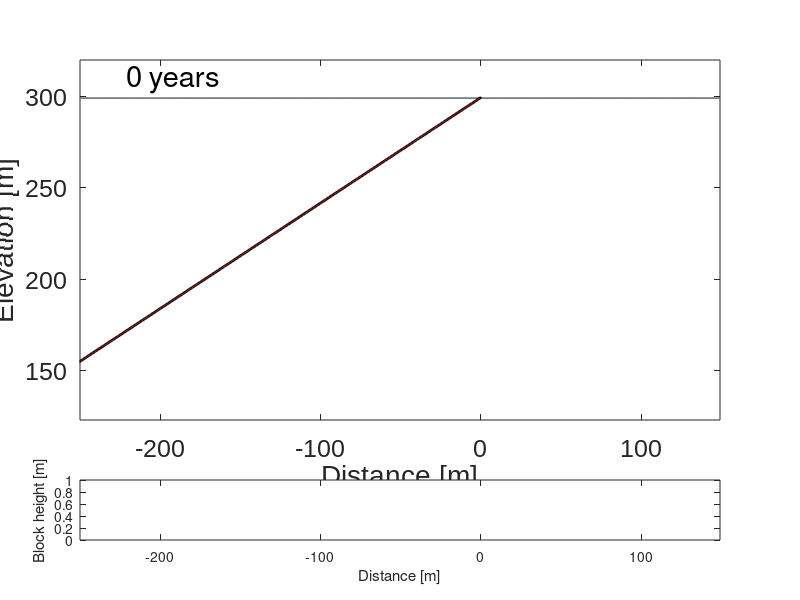

This chart was generated by the following MATLAB code: (Note: this script raises an error after producing the figure.)
%11/8/2017
%This code evolves a hogback through time. A resistant layer of
%rock, which weathers slowly, overlies a softer layer of rock that weathers
%quickly. Resistant rock produces "blocks" which land on the adjoining
%hillslope. Boundaries incise at a specified rate. User can set hogback
%layer thickness, block size, and dip, as well as relative weathering and
%incision rates. Trackable metrics included are time and space-averaged
%slope, block height, weathering rate, and erosion rate. Parameter space
%exploration allows use of different weathering rules and block movement
%rules. Parameters that users need to specify are surrounded by many 
%comment signs. 

%R.C. Glade and R.S. Anderson


clear all %clear all current variables
close all %close all open figures

%% Initialize

%User input needed:
%%%%%%%%%%%%%%%%%%%%%%%%%%%%%%%%%%%%%%%%%%%%%%%%%
%Hogback characteristics
thickness = 1; %thickness of resistant layer [m]
blockheight = 1; %height of blocks [m]
blockwidth = 1; %width of blocks [m]
slopedegrees = 30; %dip of resistant layer [degrees]. Beware extremely low or high angles (must change initial topography setup to work)
drop = 3; %elevation drop (between resistant layer and slope) required for blocks to be released
blockmove = 2; %elevation difference between block and next cell required for block to move. E.g., if blockmove = 2, then elevation difference must be 2 times the current block height
cutoff = 0.2; %blocks no longer act as blocks after this block height
metric = 1; %toggle calculations of metrics in the model (increases run time). 0 = off; 1 = on.  

%Weathering parameters
exponential = 1; %=1 for exponential weathering, =0 for humped weathering rule
wstar = 0.1; %characteristic weathering depth
wdotnot = 1e-3; %maximum (bare bedrock) weathering rate
wdotnot_hard = 1e-5; %maximum (bare bedrock) weathering rate for resistant layer 
H0 = 0; %initial soil thickness

%for humped weathering curve:
%A = 5e-3; %peak of humped weathering curve
%A_l2 = A/100; %peak of humped weathering curve for resistant layer

%Transport parameters
k = 0.5; %this will be in units of [L/T] for Johnstone & Hilley style flux rule
hstar = 0.2; %characteristic depth for depth-dependent flux rule [m]
edot_channel = 3e-5; %channel boundary conditions at edges [m/yr]
%rockdensity = 2.3; %density of rock 
%soildensity = 2; %density of soil
%stdev = 5; %variable used for alternate spatial block distribution on slope

%Time conditions
dt = 2;
tmax = 1500000;
t = 0:dt:tmax;
imax = length(t);
nplots = 600;
tplot = tmax/nplots;
tchannel_stabilize = tmax;
%%%%%%%%%%%%%%%%%%%%%%%%%%%%%%%%%%%%%%%%%%%%%%%%%

%no user input needed (but there are some things you can change if desired)
%Block release rules 
hogbackslope = tand(slopedegrees); %convert slope degrees to percent
dx = blockwidth*cosd(slopedegrees); %set dx based on block height
elevhogdrop = blockheight*sind(slopedegrees); %calculate the vertical decrease in height on resistant layer after new row of blocks falls
xchange = dx;

%Domain setup
xmin = -250;
xmax = 150;
x = xmin:dx:xmax;
xedge = x(1:end-1)+(dx/2); %location of cell edges
zmax = 300; %peak elevation of initial topography
xlimfixed = [min(x) max(x)]; %for plotting purposes
ylimfixed = [123 320]; %for plotting purposes

%initial topography 
fractureplanedegrees = 90-slopedegrees; %line perpendicular to resistant dip slope to define "Fractures"
fractureplane = tand(fractureplanedegrees); %convert to percent slope
z1 = hogbackslope.*(x)+zmax; %line defining the top of the resistant layer
z2 = -fractureplane.*x+zmax; %line defining fracture plane
z2end = zmax-thickness*cosd(slopedegrees); %elevation of end of resistant layer depending on layer thickness
z3 = ones(1,length(x))*z2end; %horizontal line for initial topography of soft rock
zb = min(z1,z2); %combine to get initial topography
zb = max(zb,z3); %combine to get initial bedrock topography 
ztopo0 = zb; % saves initial topo


%Topography and lines for plotting 

%intercepts
b1 = zmax; %intercept for top of resistant layer
b2 = zmax-(thickness/(cosd(slopedegrees))); %intercept for bottom of resistant layer

% equations of lines bounding layers
z1l = (hogbackslope.*x) + b1; %line for top of resistant layer
z2l = z1-thickness/cosd(slopedegrees); %line for bottom of resistant layer
l2 = find(zb<=z1l & zb>=z2l); %location of the hard layer for indexing purposes



%Block rules 
blockend = length(x); %variable used later to prevent blocks going beyond domain space
nrocks = thickness/blockheight; %number of blocks released in one event
blockstart = l2(end)+1; %index of the beginning of the slope i.e. location of deposition of first block when released
wdotdist = []; %initialize array to track location of each block

%initial soil conditions
H=zeros(size(x));
H(:) = H0; %initial soil thickness

z = zb+H; %initial topography is sum of bedrock elevation and soil thickness

%other initializations
F(imax)=struct('cdata',[],'colormap',[]);
wdottracking=[]; %initialize array to keep track of block heights
peak=find(z==max(z(l2)));
elevblock=zeros(size(wdotdist));
elevnext=zeros(size(wdotdist));
Hsave=[]; %array to remember soil thickness underneath blocks


nframe = 0;
%slopelength=zeros(1,length(t)); %slope length tracking
%hogposition=zeros(1,length(t)); %peak position tracking


%plot initial topography
figure(1)
plot(x,zb)
axis equal

%initialize metric arrays
blockstart = 0; 
l=blockstart:5:blockstart+100; %used for calculating metrics
meanslope = zeros(1,length(l));
meanspacing = zeros(1,length(l));
meanH = zeros(1,length(l));
meanheight = zeros(1,length(l));
meanwdot = zeros(1,length(l));
meanflux = zeros(1,length(l));
erosion = zeros(1,length(l));
meanwdot2 = zeros(1,length(l));
analyticalslope = zeros(1,length(l));

meanslopesave=[];
analyticalslopesave=[];
meanfluxsave=[];
meanHsave=[];
meanheightsave=[];
meanwdotsave=[];
meandhdtsave=[];
erosionsave=[];
meanwdot2save=[];
blocklocationsave=[];
blockweathersave = [];
weathering_base_save = [];
peak_save = [];
meanerode_save = [];
meanslope2save = [];



channel = length(zb);

channel_on = 1;



%% run

%Time loop

for i=1:imax
    

    %reevaluate location of hard layer
    l2=find(zb<=z1l & zb>=z2l); %this is the hard layer

    %set weathering rules:
    %if using humped weathering rule:
        if exponential==0

            wdot = wdotnot.*exp(-H./wstar)+((A*H./wstar).*exp(-H./wstar));
            wdot(l2) = 0; %don't allow resistant layer to weather- it only produces blocks. This conserves mass, but may be altered

        end

    %if using exponential weathering rule
        if exponential==1

            wdot = wdotnot.*exp(-H./wstar); 
            wdot(l2) = 0; %don't allow resistant layer to weather- it only produces blocks. This conserves mass, but may be altered

        end

        if channel_on == 1
            Hsave(find(wdotdist==min(channel)))=[]; %remove saved soil height from array at old block locations 
            wdottracking(find(wdotdist==min(channel)))=[]; %remove block weathering tracking from edge of domain
            wdotdist(find(wdotdist==min(channel)))=[]; %remove block location tracking from edge of domain
            wdottracking(find(wdotdist==min(channel)))=[]; %remove block weathering tracking from edge of domain
            wdotdist(find(wdotdist==min(channel)))=[]; %remove block location tracking from edge of domain

            Hsave(find(wdotdist==min(channel)-1))=[]; %remove saved soil height from array at old block locations 
            wdottracking(find(wdotdist==min(channel)-1))=[]; %remove block weathering tracking from edge of domain
            wdotdist(find(wdotdist==min(channel)-1))=[]; %remove block location tracking from edge of domain
            wdottracking(find(wdotdist==min(channel)-1))=[]; %remove block weathering tracking from edge of domain
            wdotdist(find(wdotdist==min(channel)-1))=[]; %remove block location tracking from edge of domain



        end
    

    %Moving blocks
    for j = 1:length(wdotdist)
        
        elevblock(j)=z(wdotdist(j)); %find elevation of top of block
        elevnext(j)=z(wdotdist(j)+1); %find elevation of cell downslope of block
        blockdrop=elevblock(j)-elevnext(j); %find elevation difference between top of block and next cell

            if blockdrop>=blockmove*(blockheight-wdottracking(j)) %if elevation difference is sufficient to move block   

                wdotdist(j)=wdotdist(j)+1; %moves the block one cell downslope in block location array
                H(wdotdist(j)-1)=Hsave(j); %restores previous soil height to cell where block used to be
                zb(wdotdist(j))=zb(wdotdist(j))+(blockheight-(wdottracking(j)))+H(wdotdist(j)); %Add block height to bedrock elevation of new block cell, including soil thickness
                zb(wdotdist(j)-1)=zb(wdotdist(j)-1)-(blockheight-(wdottracking(j)))-Hsave(j); %Subtract block height from bedrock elevation of previous block cell
                Hsave(j)=H(wdotdist(j)); %store soil thickness in new block cell
                H(wdotdist(j))=0; %set soil thickness to 0 on top of blocks
                z=H+zb; %update topography

            end
       
    end
   
    

    %Supply of blocks from hogback

    %keep track of elevation drop next to hogback
    elevdrop=z(l2(end))-z(l2(end)+1); %current elev diff between hogback and slope
    overshoot=elevdrop-drop; %how much further than one blockheight did slope decrease?

    if overshoot>=2*drop %check to make sure slope hasn't eroded down more than 1 block set. If so, need a smaller time step. 
    
        disp('DANGER')
    
    end

    peak=find(z==max(z(l2))); %find new peak elevation

    %block release
    if elevdrop>=drop & t(i)>0 %if elevation drop between resistant layer and slope is sufficient
        channel = [min(channel)-1, channel];
        zb(min(channel)) = zb(min(channel)+1);
        z(min(channel)) = z(min(channel)+1);
        

        
        zmax = z(peak)-elevhogdrop; %new peak after blocks fall based on block height
        zl2end=z(l2(end))-elevhogdrop; %new elev of end of resistant layer after blocks fall
        zb(peak-xchange/dx:l2(end)-xchange/dx)=linspace(zmax,zl2end,length(peak-xchange/dx:l2(end)-xchange/dx)); %place new zb after blocks fall
        zb(l2(end))=zb(l2(end))-drop; %new elevation of slope start
        l2=find(zb>=z2l & zb<=z1l); %update the hard layer
        
        
        peak=find(z==max(z(l2))); %find peak again
        
        %l2=find(zb>=z2l & zb<=z1l); %update the hard layer

        %place blocks every time hogback blocks fall
        blockstart=l2(end)+1; %reevaluate location of end of hogback/beginning of hillslope

        %choose block distribution pattern:
        %wdotdistnew=round(abs(stdev.*randn(1,nrocks))+blockstart); %use random distribution of block placement (right side of bell curve)
        %wdotdistnew=[blockstart:2:blockstart+((2*nrocks)-1)]; %place blocks immediately downslope, with one space in between each other
        wdotdistnew=[blockstart:blockstart+nrocks-1]; %place blocks immediately downslope, next to each other

        wdotdistnew(find(wdotdistnew>blockend))=[]; %make sure blocks don't go beyond calculation space
        zb(wdotdistnew)=zb(wdotdistnew)+blockheight+H(wdotdistnew); %add bedrock topography where there are blocks
        Hsavenew=H(wdotdistnew); %save soil height where there are now blocks
        Hsave=cat(2,Hsave,Hsavenew); %update saved soil height array

        H(wdotdistnew)=0; %set soil where block are to 0 (soil is saved, but must be 0 to allow new weathering rate)
        wdotdist=cat(2,wdotdist,wdotdistnew); %combine new block location array with old
        wdottracking=cat(2,wdottracking,zeros(size(wdotdistnew))); %add cells onto total weathering array to accomodate new blocks
        
    end


    %update weathering array to keep track of block heights
    if exponential==0
       
        %humped weathering rule
        wdot_Hsave=wdotnot.*exp((-(Hsave+(blockheight-wdottracking)))./wstar)+(((A*(Hsave+(blockheight-wdottracking)))./wstar).*exp(-(Hsave+(blockheight-wdottracking))./wstar));
        Hsave=Hsave+(wdot_Hsave*dt);
        %wdot(wdotdist)=wdotnot_hard.*exp(-H(wdotdist)./wstar)+(((A_l2*H(wdotdist))./wstar).*exp(-H(wdotdist))./wstar); %where there is a block, use hard wdot
        wdot(wdotdist) = wdotnot_hard;
        wdottracking=wdottracking+wdot(wdotdist).*dt; %keep track of total weathering
    
    end




    if exponential==1
       
        %exponential weathering rule
        wdot_Hsave=wdotnot.*exp(-(Hsave+(blockheight-wdottracking))./wstar);
        Hsave=Hsave+(wdot_Hsave*dt);
        wdot(wdotdist)=wdotnot_hard.*exp(-H(wdotdist)./wstar); %where there is a block, use hard wdot, allowing soil on top to affect weathering rate
        %wdot(wdotdist)=wdotnot_hard; %where there is a block, use hard wdot assuming no soil
        wdottracking=wdottracking+wdot(wdotdist).*dt; %keep track of total weathering
        
    
    end

    Hsave(find(wdotdist==length(x)-1))=[]; %remove saved soil height from array at old block locations 
    wdottracking(find(wdotdist==length(x)-1))=[]; %remove block weathering tracking from edge of domain
    wdotdist(find(wdotdist==length(x)-1))=[]; %remove block location tracking from edge of domain
    wdottracking(find(wdotdist==length(x)))=[]; %remove block weathering tracking from edge of domain
    wdotdist(find(wdotdist==length(x)))=[]; %remove block location tracking from edge of domain

    
    
    %Soil transport
    %calculate topographic slope
    slope=diff(z)/dx;

    % find peaks and troughs to find H at upslope cell
    signdiff = sign(slope);
    xedge = x(1:end-1)+(dx/2);
    lt = find(signdiff<0); % these will be slopes with peaks to their left
    rt = find(signdiff>0); % these will be slopes with peaks to their right
    
    %find soil thickness at upslope cell
    hedge = zeros(size(xedge));
    hedge(1) = H(2);
    hedge(end)= H(end-1);
    hedge(rt) = H(rt+1);
    hedge(lt) = H(lt);

    %linear flux from Johnstone and Hilley
    q = -k.*slope.*hstar.*(1-(exp(-hedge./hstar)));

    q = [q(1) q q(end)]; % boundary conditions
   
    
    % now conserve mass
    dh_dt=wdot-diff(q)/dx; %change in soil thickness per time step
    H=H+(dh_dt*dt); %new soil thickness 
    H = max(0,H); %prevent negative soil thickness
    
    if channel_on == 1
        zb(2:min(channel)-1) = zb(2:min(channel)-1)-(wdot(2:min(channel)-1));
    
    else
        zb(2:end)=zb(2:end)-(wdot(2:end)*dt); %update bedrock topography, except at boundaries
    end

    %Get rid of blocks once they have weathered to size cutoff
    H(wdotdist(find(wdottracking>=blockheight-cutoff)))=Hsave(find(wdottracking>=blockheight-cutoff));
    zb(wdotdist(find(wdottracking>=blockheight-cutoff)))=z(wdotdist(find(wdottracking>=blockheight-cutoff)))-H(wdotdist(find(wdottracking>=blockheight-cutoff)));
    Hsave(find(wdottracking>=blockheight-cutoff))=[];
    wdotdist(find(wdottracking>=blockheight-cutoff))=[];
    wdottracking(find(wdottracking>=blockheight-cutoff))=[];


    % now impose a channel boundary condition
    if(t(i)<=tchannel_stabilize)
       
        zb(1) = zb(1)-(edot_channel*dt);
        
        
        if channel_on ==1 %channel moves laterally with crest
            zb(channel) = zb(channel)-(edot_channel*dt);
            H(channel) = 0;
            
        else
            zb(end) = zb(end)-(edot_channel*dt);
        end
    
     else
        zb(1) = zb(1);
        zb(end) = zb(end);
        H(1)=1;
        H(end)=1;
    end
    
 
    z=H+zb; %update topography
    

    %Metrics
    if metric == 1
    
    height = blockheight-wdottracking; %current height of blocks
    wdotdistsort = sort(wdotdist); %locations of blocks
    wdotmean = wdot; %all weathering rates
    wdotmean(wdotdistsort) = NaN; %weathering rates of non-blocks only
    Hmean = H; %all soil depths
    Hmean(wdotdistsort) = NaN; %soil depth of non-blocks

        %calculate metrics after a certain amount of time
        if t(i)>1250000

            l = blockstart:1:blockstart+50;
            xmetrics = abs((x(l)) - (x(blockstart)));



            %metrics averaged over 4 cells
            for j = 1:length(l)


                  meanslope2(j) = ((z(l(j))-((sum(height(find(wdotdist == l(j)))))))-(z(l(j)+3)-(sum(height(find(wdotdist == l(j)+3))))))/(x(l(j)+3)-x(l(j)));
                  meanslope(j) = ((z(l(j))-(sum(height(find(wdotdist == l(j))))))-(z(l(j)+3)-(sum(height(find(wdotdist==l(j)+3))))))./((x(l(j)+3)-x(l(j))));
                  meanheight(j) = mean(height(find(wdotdist >= l(j) & wdotdist <= l(j)+3)));
                  %mean soil thickness between blocks
                  meanH(j) = nanmean(Hmean(l(j):l(j)+3));
                  meanwdot(j) = mean(wdot(l(j):l(j)+3));
                  %mean weathering rate in between blocks
                  meanwdot2(j) = nanmean(wdotmean(l(j):l(j)+3)); 
                  meanflux(j) = mean(q(l(j):l(j)+3));

            end

            meanheight(find(isnan(meanheight)==1)) = 0;


        end
    end



    %track sizes for fancy plotting
    markersize1 = wdotdist(find(wdottracking<=blockheight/4));
    markersize2 = wdotdist(find(wdottracking<=blockheight/2 & wdottracking>= blockheight/4));
    markersize3 = wdotdist(find(wdottracking<=3*blockheight/4 & wdottracking>= blockheight/2));
    markersize4 = wdotdist(find(wdottracking>=3*blockheight/4));

    if(rem(t(i),tplot) == 0)
        nframe = nframe+1;

    


    figure(1)
    subplot('position',[0.1 0.3 0.8 0.6]) 
    plot(x,z,'k')
    hold on
    plot(x,zb,'Color', [0.466667 0.533333 0.6])

    
    % now try to patch fill the hard stuff
    xhard = [x(1:peak) x(peak:l2(end)) fliplr(x(1:l2(end)))];
    zhard = [z1l(1:peak) zb(peak:l2(end)) fliplr(z2l(1:l2(end)))];
    fill(xhard,zhard, [0.698039 0.133333 0.133333]);

     plot(x(markersize1),z(markersize1),'sb','MarkerSize',8,'MarkerFaceColor',[0.698039 0.133333 0.133333],'MarkerEdgeColor','k')
     plot(x(markersize2),z(markersize2),'sb','MarkerSize',6,'MarkerFaceColor',[0.698039 0.133333 0.133333],'MarkerEdgeColor','k')
     plot(x(markersize3),z(markersize3),'sb','MarkerSize',3,'MarkerFaceColor',[0.698039 0.133333 0.133333],'MarkerEdgeColor','k')
     plot(x(markersize4),z(markersize4),'sb','MarkerSize',1,'MarkerFaceColor',[0.698039 0.133333 0.133333],'MarkerEdgeColor','k')

    set(gca,'fontsize',18,'fontname','arial');
    xlabel('Distance [m]','fontname','arial','fontsize',20) ;
    ylabel('Elevation [m]','fontname','arial','fontsize',20);
    axis([xlimfixed ylimfixed])
    ht=text(-230,max(ztopo0)+10,['  ',num2str(t(i)), ' years  '],'fontsize',21);
    hold off

    %  %subplot(2,1,2)
      subplot('position',[0.1 0.1 0.8 0.1])
      %plot(x,H,'-k')
      plot(x(wdotdist),blockheight-wdottracking,'.k','linewidth',2)
      xlabel('Distance [m]')
      ylabel('Block height [m]')
      axis([min(x) max(x)  0 blockheight])
    
    drawnow
            if (nframe==1)
                moviein(nplots,gcf);
            end
            M(:,nframe) = getframe(gcf);
 


     %store metrics to be averaged at end
     if metric == 1
         if t(i)>1250000


             meanslopesave=cat(1,meanslopesave,meanslope);
             meanslope2save = cat(1,meanslope2save,meanslope2);
             meanHsave=cat(1,meanHsave,meanH);
             meanheightsave=cat(1,meanheightsave,meanheight);
             meanwdotsave=cat(1,meanwdotsave,meanwdot);
             meanwdot2save=cat(1,meanwdot2save,meanwdot2);
             meanfluxsave=cat(1,meanfluxsave,meanflux);

         end
     end


    end
end




%movie2avi(M,'hogback_30deg_10m_conserve,expo','fps',8) % to convert M file to an avi movie
sorted=sort(wdotdist);
sorttrack=sort(wdottracking);

if metric == 1
    %analyticsave=[mean(analyticalslopesave(:,1)) mean(analyticalslopesave(:,2)) mean(analyticalslopesave(:,3)) mean(analyticalslopesave(:,4)) mean(analyticalslopesave(:,5)) mean(analyticalslopesave(:,6)) mean(analyticalslopesave(:,7)) mean(analyticalslopesave(:,8)) mean(analyticalslopesave(:,9)) mean(analyticalslopesave(:,10)) mean(analyticalslopesave(:,11)) mean(analyticalslopesave(:,12)) mean(analyticalslopesave(:,13)) mean(analyticalslopesave(:,14)) mean(analyticalslopesave(:,15)) mean(analyticalslopesave(:,16)) mean(analyticalslopesave(:,17)) mean(analyticalslopesave(:,18)) mean(analyticalslopesave(:,19)) mean(analyticalslopesave(:,20)) mean(analyticalslopesave(:,21))];
    modelsave=[mean(meanslopesave(:,1)) mean(meanslopesave(:,2)) mean(meanslopesave(:,3)) mean(meanslopesave(:,4)) mean(meanslopesave(:,5)) mean(meanslopesave(:,6)) mean(meanslopesave(:,7)) mean(meanslopesave(:,8)) mean(meanslopesave(:,9)) mean(meanslopesave(:,10)) mean(meanslopesave(:,11)) mean(meanslopesave(:,12)) mean(meanslopesave(:,13)) mean(meanslopesave(:,14)) mean(meanslopesave(:,15)) mean(meanslopesave(:,16)) mean(meanslopesave(:,17)) mean(meanslopesave(:,18)) mean(meanslopesave(:,19)) mean(meanslopesave(:,20)) mean(meanslopesave(:,21))];
    model2save = [mean(meanslope2save(:,1)) mean(meanslope2save(:,2)) mean(meanslope2save(:,3)) mean(meanslope2save(:,4)) mean(meanslope2save(:,5)) mean(meanslope2save(:,6)) mean(meanslope2save(:,7)) mean(meanslope2save(:,8)) mean(meanslope2save(:,9)) mean(meanslope2save(:,10)) mean(meanslope2save(:,11)) mean(meanslope2save(:,12)) mean(meanslope2save(:,13)) mean(meanslope2save(:,14)) mean(meanslope2save(:,15)) mean(meanslope2save(:,16)) mean(meanslope2save(:,17)) mean(meanslope2save(:,18)) mean(meanslope2save(:,19)) mean(meanslope2save(:,20)) mean(meanslope2save(:,21)) mean(meanslope2save(:,22)) mean(meanslope2save(:,23)) mean(meanslope2save(:,24)) mean(meanslope2save(:,25)) mean(meanslope2save(:,26)) mean(meanslope2save(:,27)) mean(meanslope2save(:,28)) mean(meanslope2save(:,29)) mean(meanslope2save(:,30)) mean(meanslope2save(:,31)) mean(meanslope2save(:,32)) mean(meanslope2save(:,33)) mean(meanslope2save(:,34)) mean(meanslope2save(:,35)) mean(meanslope2save(:,36)) mean(meanslope2save(:,37)) mean(meanslope2save(:,38)) mean(meanslope2save(:,39)) mean(meanslope2save(:,40)) mean(meanslope2save(:,41)) mean(meanslope2save(:,42)) mean(meanslope2save(:,43)) mean(meanslope2save(:,44)) mean(meanslope2save(:,45)) mean(meanslope2save(:,46)) mean(meanslope2save(:,47)) mean(meanslope2save(:,48)) mean(meanslope2save(:,49)) mean(meanslope2save(:,50))];
    heightsave=[mean(meanheightsave(:,1)) mean(meanheightsave(:,2)) mean(meanheightsave(:,3)) mean(meanheightsave(:,4)) mean(meanheightsave(:,5)) mean(meanheightsave(:,6)) mean(meanheightsave(:,7)) mean(meanheightsave(:,8)) mean(meanheightsave(:,9)) mean(meanheightsave(:,10)) mean(meanheightsave(:,11)) mean(meanheightsave(:,12)) mean(meanheightsave(:,13)) mean(meanheightsave(:,14)) mean(meanheightsave(:,15)) mean(meanheightsave(:,16)) mean(meanheightsave(:,17)) mean(meanheightsave(:,18)) mean(meanheightsave(:,19)) mean(meanheightsave(:,20)) mean(meanheightsave(:,21))];
    fluxsave=[mean(meanfluxsave(:,1)) mean(meanfluxsave(:,2)) mean(meanfluxsave(:,3)) mean(meanfluxsave(:,4)) mean(meanfluxsave(:,5)) mean(meanfluxsave(:,6)) mean(meanfluxsave(:,7)) mean(meanfluxsave(:,8)) mean(meanfluxsave(:,9)) mean(meanfluxsave(:,10)) mean(meanfluxsave(:,11)) mean(meanfluxsave(:,12)) mean(meanfluxsave(:,13)) mean(meanfluxsave(:,14)) mean(meanfluxsave(:,15)) mean(meanfluxsave(:,16)) mean(meanfluxsave(:,17)) mean(meanfluxsave(:,18)) mean(meanfluxsave(:,19)) mean(meanfluxsave(:,20)) mean(meanfluxsave(:,21))];
    Hsave=[mean(meanHsave(:,1)) mean(meanHsave(:,2)) mean(meanHsave(:,3)) mean(meanHsave(:,4)) mean(meanHsave(:,5)) mean(meanHsave(:,6)) mean(meanHsave(:,7)) mean(meanHsave(:,8)) mean(meanHsave(:,9)) mean(meanHsave(:,10)) mean(meanHsave(:,11)) mean(meanHsave(:,12)) mean(meanHsave(:,13)) mean(meanHsave(:,14)) mean(meanHsave(:,15)) mean(meanHsave(:,16)) mean(meanHsave(:,17)) mean(meanHsave(:,18)) mean(meanHsave(:,19)) mean(meanHsave(:,20)) mean(meanHsave(:,21))];
    wdotsave=[nanmean(meanwdotsave(:,1)) nanmean(meanwdotsave(:,2)) nanmean(meanwdotsave(:,3)) nanmean(meanwdotsave(:,4)) nanmean(meanwdotsave(:,5)) nanmean(meanwdotsave(:,6)) nanmean(meanwdotsave(:,7)) nanmean(meanwdotsave(:,8)) nanmean(meanwdotsave(:,9)) nanmean(meanwdotsave(:,10)) nanmean(meanwdotsave(:,11)) nanmean(meanwdotsave(:,12)) nanmean(meanwdotsave(:,13)) nanmean(meanwdotsave(:,14)) nanmean(meanwdotsave(:,15)) nanmean(meanwdotsave(:,16)) nanmean(meanwdotsave(:,17)) nanmean(meanwdotsave(:,18)) nanmean(meanwdotsave(:,19)) nanmean(meanwdotsave(:,20)) nanmean(meanwdotsave(:,21))];
    wdot2save=[nanmean(meanwdot2save(:,1)) nanmean(meanwdot2save(:,2)) nanmean(meanwdot2save(:,3)) nanmean(meanwdot2save(:,4)) nanmean(meanwdot2save(:,5)) nanmean(meanwdot2save(:,6)) nanmean(meanwdot2save(:,7)) nanmean(meanwdot2save(:,8)) nanmean(meanwdot2save(:,9)) nanmean(meanwdot2save(:,10)) nanmean(meanwdot2save(:,11)) nanmean(meanwdot2save(:,12)) nanmean(meanwdot2save(:,13)) nanmean(meanwdot2save(:,14)) nanmean(meanwdot2save(:,15)) nanmean(meanwdot2save(:,16)) nanmean(meanwdot2save(:,17)) nanmean(meanwdot2save(:,18)) nanmean(meanwdot2save(:,19)) nanmean(meanwdot2save(:,20)) nanmean(meanwdot2save(:,21))];



    figure
    plot(xmetrics(1:21),heightsave,'ok')
    xlabel('x')
    ylabel('block height [m]')

    figure
    plot(xmetrics(1:21),modelsave,'ok')
    xlabel('x')
    ylabel('model slope')

    figure
    plot(xmetrics(1:21),fluxsave,'ok')
    xlabel('x')
    ylabel('soil flux')

    figure
    plot(xmetrics(1:21),wdotsave,'ok')
    xlabel('x')
    ylabel('weathering rate')


    figure
    plot(xmetrics(1:21),wdot2save,'ok')
    xlabel('x')
    ylabel('weathering rate between blocks')


    figure
    plot(xmetrics(1:21),Hsave,'ok')
    xlabel('x')
    ylabel('soil thickness between blocks')
    
end




